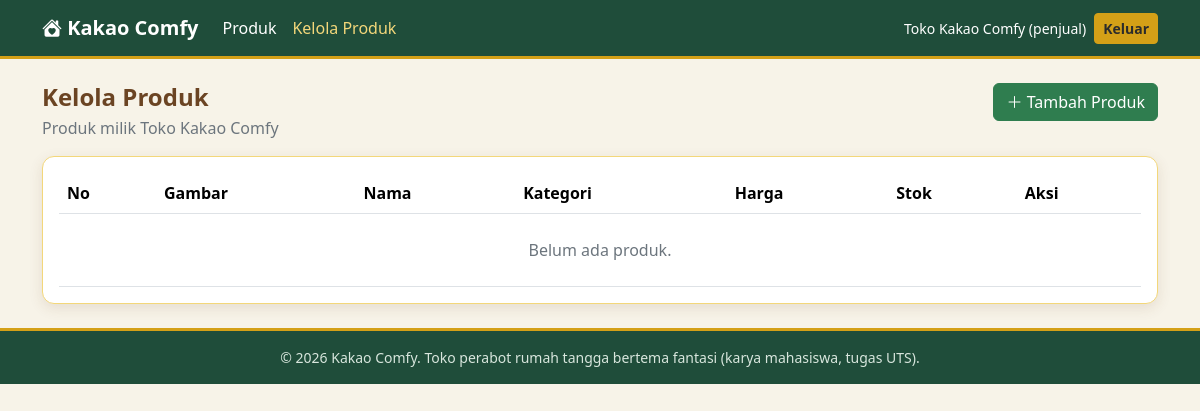
Before: /pages/produk_kelola.php (signed in) with the older database file.
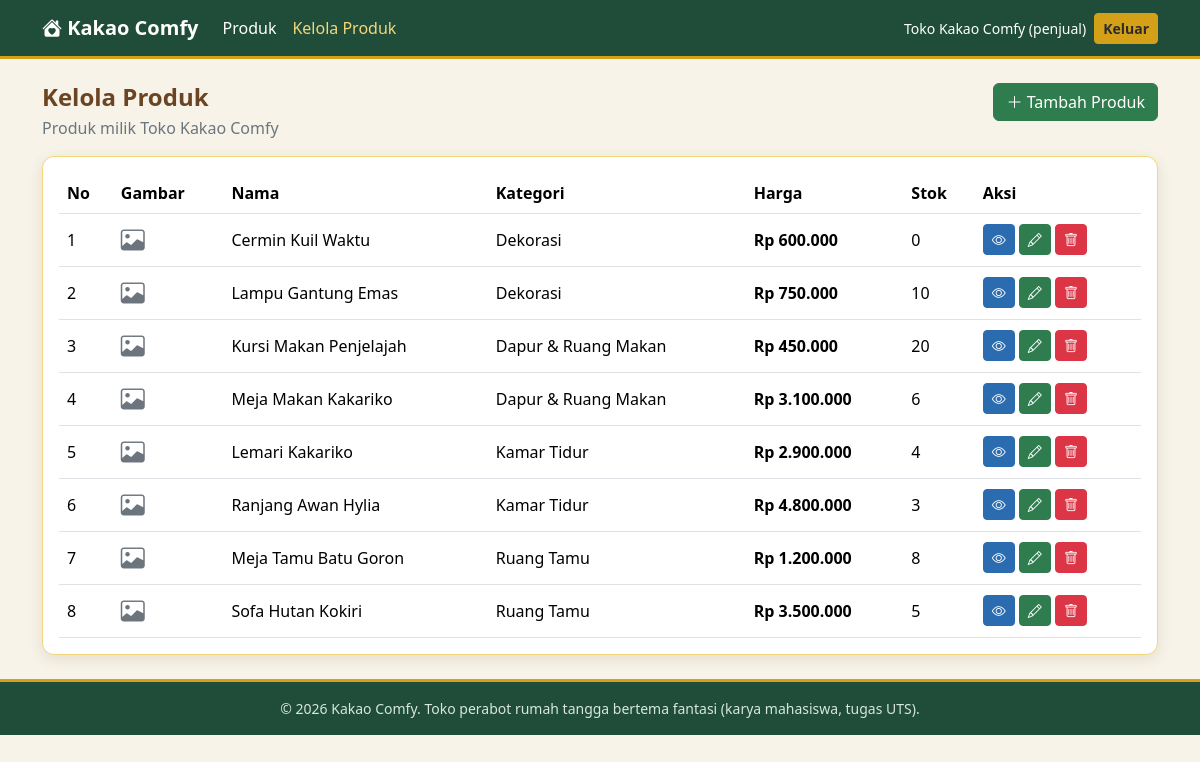
After: the same page with the newer database file.
### tables this page shows
CREATE TABLE produk (
  id_produk INT AUTO_INCREMENT PRIMARY KEY,
  id_kategori INT NOT NULL,
  id_penjual INT NOT NULL,
  nama_produk VARCHAR(150) NOT NULL,
  deskripsi TEXT,
  harga DECIMAL(12,0) NOT NULL,
  stok INT NOT NULL DEFAULT 0,
  gambar VARCHAR(255) NULL,
  created_at TIMESTAMP DEFAULT CURRENT_TIMESTAMP,
  FOREIGN KEY (id_kategori) REFERENCES kategori(id_kategori),
  FOREIGN KEY (id_penjual) REFERENCES users(id_user)
);

CREATE TABLE kategori (
  id_kategori INT AUTO_INCREMENT PRIMARY KEY,
  nama_kategori VARCHAR(100) NOT NULL UNIQUE
);

### includes/helper.php (called while the page is built, shortened)
<?php
function e($t) {
    return htmlspecialchars((string)$t, ENT_QUOTES, 'UTF-8');
}
function rupiah($angka) {
    return 'Rp ' . number_format((float)$angka, 0, ',', '.');
}

### includes/produk_helper.php (called while the page is built, shortened)
<?php
function url_gambar(?string $nama): ?string {
    return $nama ? BASE_URL . '/uploads/produk/' . rawurlencode($nama) : null;
}

### pages/produk_kelola.php (the view, shortened to what this page needs)
<?php
require_once __DIR__ . '/../includes/helper.php';
require_once __DIR__ . '/../config/koneksi.php';
require_once __DIR__ . '/../includes/produk_helper.php';
$st = mysqli_prepare($koneksi,
    "SELECT p.id_produk, p.nama_produk, p.harga, p.stok, p.gambar, k.nama_kategori
     FROM produk p JOIN kategori k ON k.id_kategori = p.id_kategori
     WHERE p.id_penjual = ?
     ORDER BY p.id_produk DESC");
mysqli_stmt_bind_param($st, 'i', $_SESSION['id_user']);
mysqli_stmt_execute($st);
$data = mysqli_fetch_all(mysqli_stmt_get_result($st), MYSQLI_ASSOC);
include __DIR__ . '/../includes/layout_atas.php';
?>
<div class="d-flex justify-content-between align-items-start flex-wrap gap-2 mb-3">
  <div>
    <h4 class="fw-bold mb-1">Kelola Produk</h4>
    <p class="text-secondary mb-0">Produk milik <?= e($_SESSION['nama']) ?></p>
  </div>
  <a href="<?= BASE_URL ?>/pages/produk_tambah.php" class="btn btn-hijau"><i class="bi bi-plus-lg"></i> Tambah Produk</a>
</div>
<div class="card kartu-kakao"><div class="card-body">
  <div class="table-responsive">
    <table class="table align-middle mb-0">
      <thead>
        <tr><th>No</th><th>Gambar</th><th>Nama</th><th>Kategori</th><th>Harga</th><th>Stok</th><th>Aksi</th></tr>
      </thead>
      <tbody>
        <?php if (!$data): ?>
          <tr><td colspan="7" class="text-center text-secondary py-4">Belum ada produk.</td></tr>
        <?php endif; ?>
        <?php foreach ($data as $i => $p): ?>
          <?php $img = url_gambar($p['gambar']); ?>
          <tr>
            <td><?= $i + 1 ?></td>
            <td>
              <?php if ($img): ?>
                <img src="<?= e($img) ?>" class="gambar-kecil" alt="">
              <?php else: ?>
                <span class="text-secondary"><i class="bi bi-image fs-4"></i></span>
              <?php endif; ?>
            </td>
            <td><?= e($p['nama_produk']) ?></td>
            <td><?= e($p['nama_kategori']) ?></td>
            <td class="harga"><?= rupiah($p['harga']) ?></td>
            <td><?= (int)$p['stok'] ?></td>
            <td class="text-nowrap">
              <a href="<?= BASE_URL ?>/pages/produk_detail.php?id=<?= (int)$p['id_produk'] ?>" class="btn btn-sm btn-biru" title="Lihat">
                <i class="bi bi-eye"></i></a>
              <a href="<?= BASE_URL ?>/pages/produk_edit.php?id=<?= (int)$p['id_produk'] ?>" class="btn btn-sm btn-hijau" title="Ubah">
                <i class="bi bi-pencil"></i></a>
              <form method="post" action="<?= BASE_URL ?>/pages/produk_hapus.php" class="d-inline"
                    onsubmit="return confirm('Yakin hapus produk ini?');">
                <button class="btn btn-sm btn-danger" title="Hapus"><i class="bi bi-trash"></i></button>
              </form>
            </td>
          </tr>
        <?php endforeach; ?>
      </tbody>
    </table>
  </div>
</div></div>
<?php include __DIR__ . '/../includes/layout_bawah.php'; ?>

Changed rows visible on the page:
added produk: nama_produk "Cermin Kuil Waktu", id_kategori.nama_kategori "Dekorasi", harga "Rp 600.000", stok "0"
added produk: nama_produk "Lampu Gantung Emas", id_kategori.nama_kategori "Dekorasi", harga "Rp 750.000", stok "10"
added produk: nama_produk "Kursi Makan Penjelajah", id_kategori.nama_kategori "Dapur & Ruang Makan", harga "Rp 450.000", stok "20"
added produk: nama_produk "Meja Makan Kakariko", id_kategori.nama_kategori "Dapur & Ruang Makan", harga "Rp 3.100.000", stok "6"
added produk: nama_produk "Lemari Kakariko", id_kategori.nama_kategori "Kamar Tidur", harga "Rp 2.900.000", stok "4"
added produk: nama_produk "Ranjang Awan Hylia", id_kategori.nama_kategori "Kamar Tidur", harga "Rp 4.800.000", stok "3"
added produk: nama_produk "Meja Tamu Batu Goron", id_kategori.nama_kategori "Ruang Tamu", harga "Rp 1.200.000", stok "8"
added produk: nama_produk "Sofa Hutan Kokiri", id_kategori.nama_kategori "Ruang Tamu", harga "Rp 3.500.000", stok "5"
Other visible differences:
text no longer shown: "Belum ada produk."
